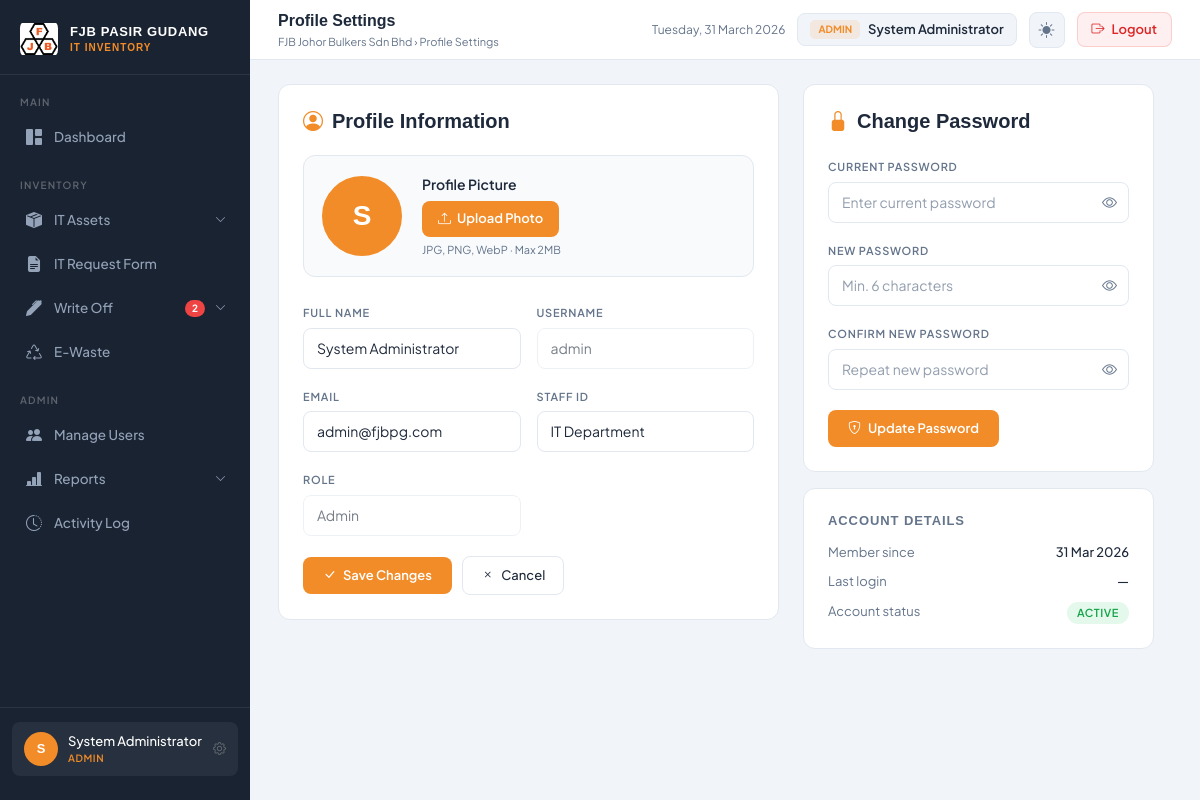
The app's page /profile.php (signed in) with its own data.
### tables this page shows
CREATE TABLE IF NOT EXISTS users (
    id INT AUTO_INCREMENT PRIMARY KEY,
    username VARCHAR(50) NOT NULL UNIQUE,
    password VARCHAR(255) NOT NULL,
    full_name VARCHAR(100) NOT NULL,
    email VARCHAR(100),
    role ENUM('admin', 'user') NOT NULL DEFAULT 'user',
    department VARCHAR(100),
    is_active TINYINT(1) DEFAULT 1,
    last_login DATETIME,
    created_at DATETIME DEFAULT CURRENT_TIMESTAMP,
    updated_at DATETIME DEFAULT CURRENT_TIMESTAMP ON UPDATE CURRENT_TIMESTAMP
);

### includes/auth_check.php (called while the page is built, shortened)
<?php
function isAdmin() {
    return ($_SESSION['role'] ?? '') === 'admin';
}
function h($str) {
    return htmlspecialchars($str ?? '', ENT_QUOTES, 'UTF-8');
}
?>

### profile.php (the view, shortened to what this page needs)
<?php
require_once 'includes/auth_check.php';
$db  = getDB();
$uid = (int)$_SESSION['user_id'];
$user = $db->query("SELECT * FROM users WHERE id=$uid")->fetch_assoc();
require_once 'includes/layout.php';
?>
<div class="row g-4" style="max-width:900px">
  <div class="col-md-7">
    <div class="form-card">
      <h5 style="font-family:'Syne',sans-serif;font-weight:700;margin-bottom:22px;color:var(--text);display:flex;align-items:center;gap:9px">
        <i class="bi bi-person-circle" style="color:var(--accent)"></i> Profile Information
      </h5>
      <form method="POST" enctype="multipart/form-data">
        <div style="display:flex;align-items:center;gap:20px;margin-bottom:24px;padding:18px;background:var(--surface2);border-radius:12px;border:1px solid var(--border)">
          <div id="avatarPreview" style="width:80px;height:80px;border-radius:50%;overflow:hidden;flex-shrink:0;border:3px solid var(--accent);display:flex;align-items:center;justify-content:center;background:var(--accent)">
            <?php if (!empty($user['avatar'])): ?>
            <img src="<?= h($user['avatar']) ?>" id="avatarImg" style="width:100%;height:100%;object-fit:cover">
            <?php else: ?>
            <span id="avatarInitial" style="font-family:'Syne',sans-serif;font-weight:800;font-size:28px;color:#fff"><?= strtoupper(substr($user['full_name'],0,1)) ?></span>
            <?php endif; ?>
          </div>
          <div>
            <div style="font-weight:600;color:var(--text);margin-bottom:6px">Profile Picture</div>
            <label for="avatarInput" style="background:var(--accent);color:#fff;border:none;border-radius:8px;padding:8px 16px;font-size:13px;font-weight:600;cursor:pointer;display:inline-flex;align-items:center;gap:6px">
              <i class="bi bi-upload"></i> Upload Photo
            </label>
            <div style="font-size:11px;color:var(--muted);margin-top:5px">JPG, PNG, WebP · Max 2MB</div>
          </div>
        </div>
        <div class="row g-3">
          <div class="col-md-6">
            <label class="form-label">Full Name</label>
            <input type="text" name="full_name" class="form-control" value="<?= h($user['full_name']) ?>"
              <?= !isAdmin() ? 'readonly style="cursor:not-allowed;opacity:.7"' : '' ?> required>
          </div>
          <div class="col-md-6">
            <label class="form-label">Username</label>
            <input type="text" class="form-control" value="<?= h($user['username']) ?>" disabled
              style="opacity:.6;cursor:not-allowed">
          </div>
          <div class="col-md-6">
            <label class="form-label">Email</label>
            <input type="email" name="email" class="form-control" value="<?= h($user['email']) ?>">
          </div>
          <div class="col-md-6">
            <label class="form-label">Staff ID</label>
            <input type="text" name="department" class="form-control" value="<?= h($user['department']) ?>"
              <?= !isAdmin() ? 'readonly style="cursor:not-allowed;opacity:.7"' : '' ?> placeholder="e.g. FJB-0012">
          </div>
          <div class="col-md-6">
            <label class="form-label">Role</label>
            <input type="text" class="form-control" value="<?= ucfirst(h($user['role'])) ?>" disabled
              style="opacity:.6;cursor:not-allowed">
          </div>
        </div>
        <div style="margin-top:20px">
          <button type="submit" class="btn-primary-custom"><i class="bi bi-check-lg"></i> Save Changes</button>
          <a href="dashboard.php" class="btn-secondary-custom" style="margin-left:8px"><i class="bi bi-x"></i> Cancel</a>
        </div>
      </form>
    </div>
  </div>
  <div class="col-md-5">
    <div class="form-card">
      <h5 style="font-family:'Syne',sans-serif;font-weight:700;margin-bottom:22px;color:var(--text);display:flex;align-items:center;gap:9px">
        <i class="bi bi-lock-fill" style="color:var(--accent)"></i> Change Password
      </h5>
      <form method="POST">
        <div class="row g-3">
          <div class="col-12">
            <label class="form-label">Current Password</label>
            <div style="position:relative">
              <input type="password" name="current_password" id="cp1" class="form-control"
                style="padding-right:42px" placeholder="Enter current password" required>
              <button type="button" onclick="togglePw('cp1','ei1')"
                style="position:absolute;right:12px;top:50%;transform:translateY(-50%);background:none;border:none;color:var(--muted);cursor:pointer;font-size:15px">
                <i class="bi bi-eye" id="ei1"></i>
              </button>
            </div>
          </div>
          <div class="col-12">
            <label class="form-label">New Password</label>
            <div style="position:relative">
              <input type="password" name="new_password" id="cp2" class="form-control"
                style="padding-right:42px" placeholder="Min. 6 characters" required>
              <button type="button" onclick="togglePw('cp2','ei2')"
                style="position:absolute;right:12px;top:50%;transform:translateY(-50%);background:none;border:none;color:var(--muted);cursor:pointer;font-size:15px">
                <i class="bi bi-eye" id="ei2"></i>
              </button>
            </div>
          </div>
          <div class="col-12">
            <label class="form-label">Confirm New Password</label>
            <div style="position:relative">
              <input type="password" name="confirm_password" id="cp3" class="form-control"
                style="padding-right:42px" placeholder="Repeat new password" required>
              <button type="button" onclick="togglePw('cp3','ei3')"
                style="position:absolute;right:12px;top:50%;transform:translateY(-50%);background:none;border:none;color:var(--muted);cursor:pointer;font-size:15px">
                <i class="bi bi-eye" id="ei3"></i>
              </button>
            </div>
          </div>
        </div>
        <div style="margin-top:20px">
          <button type="submit" class="btn-primary-custom"><i class="bi bi-shield-lock"></i> Update Password</button>
        </div>
      </form>
    </div>
    <div class="form-card" style="margin-top:16px">
      <h6 style="font-family:'Syne',sans-serif;font-weight:700;font-size:13px;color:var(--muted);text-transform:uppercase;letter-spacing:.07em;margin-bottom:14px">Account Details</h6>
      <div style="display:flex;flex-direction:column;gap:10px;font-size:13px">
        <div style="display:flex;justify-content:space-between">
          <span style="color:var(--muted)">Member since</span>
          <span style="color:var(--text);font-weight:500"><?= $user['created_at'] ? date('d M Y', strtotime($user['created_at'])) : '—' ?></span>
        </div>
        <div style="display:flex;justify-content:space-between">
          <span style="color:var(--muted)">Last login</span>
          <span style="color:var(--text);font-weight:500"><?= $user['last_login'] ? date('d M Y, H:i', strtotime($user['last_login'])) : '—' ?></span>
        </div>
        <div style="display:flex;justify-content:space-between">
          <span style="color:var(--muted)">Account status</span>
          <span class="badge-status bs-active">Active</span>
        </div>
      </div>
    </div>
  </div>
</div>
<?php require_once 'includes/layout_end.php'; ?>

### records on screen
users: full_name "S", full_name "System Administrator", username "admin", email "admin@fjbpg.com", department "IT Department", role "Admin", created_at "31 Mar 2026"

### other values on screen
$wo_pending_count "2"
substr($_SESSION['full_name'],0,1) "S"
$_SESSION['full_name'] "System Administrator"
$_SESSION['role'] "ADMIN"
$page_title "Profile Settings"
